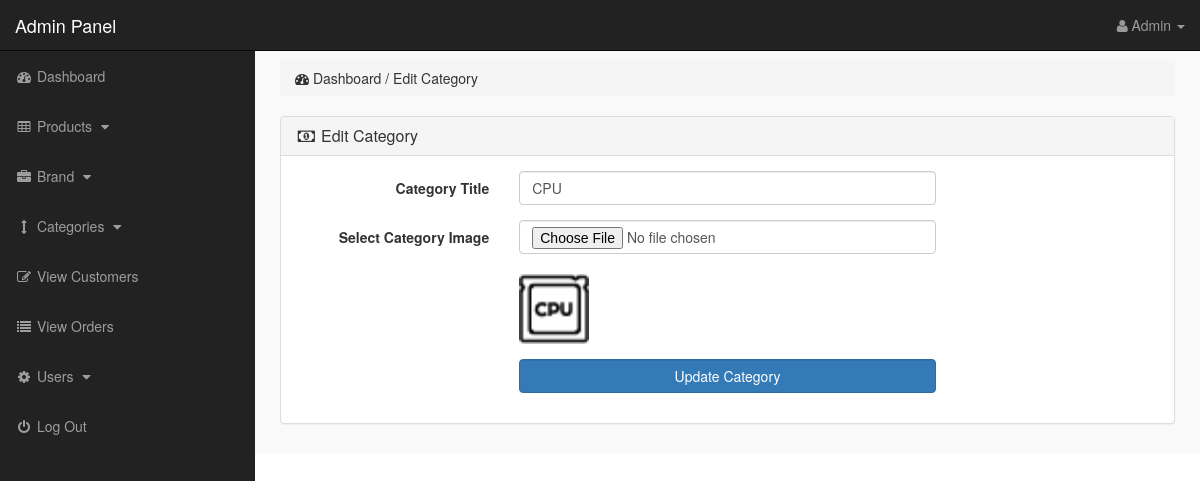
The page /admin/index.php?edit_cat=CPU (signed in) on the database its author committed.
### tables this page shows
CREATE TABLE `category` (
  `categoryId` varchar(3) NOT NULL,
  `categoryName` varchar(25) NOT NULL,
  `CateImage` varchar(50) NOT NULL,
  PRIMARY KEY (`categoryId`)
);

### admin/edit_cat.php (the view, shortened to what this page needs)
<?php
if(!isset($_SESSION['admin_email'])){
echo "<script>window.open('login.php','_self')</script>";
}
else {
?>
<?php
if(isset($_GET['edit_cat'])){
$edit_id = $_GET['edit_cat'];
$edit_cat = "select * from category where categoryId='$edit_id'";
$run_edit = mysqli_query($con,$edit_cat);
$row_edit = mysqli_fetch_array($run_edit);
$c_name = $row_edit['categoryName'];
$c_image = $row_edit['CateImage'];
}
?>
<div class="row">
<div class="col-lg-12">
<ol class="breadcrumb">
<li>
<i class="fa fa-dashboard"></i> Dashboard / Edit Category
</li>
</ol>
</div>
</div>
<div class="row">
<div class="col-lg-12">
<div class="panel panel-default">
<div class="panel-heading">
<h3 class="panel-title">
<i class="fa fa-money fa-fw"></i> Edit Category
</h3>
</div>
<div class="panel-body">
<form class="form-horizontal" action="" method="post" enctype="multipart/form-data">
<div class="form-group">
<label class="col-md-3 control-label">Category Title</label>
<div class="col-md-6">
<input type="text" name="categoryName" class="form-control" value="<?php echo $c_name; ?>">
</div>
</div>
<div class="form-group">
<label class="col-md-3 control-label">Select Category Image</label>
<div class="col-md-6">
<input type="file" name="CateImage" class="form-control">
<br>
<img src="other_images/<?php echo $c_image; ?>" width="70" height="70" >
</div>
</div>
<div class="form-group">
<label class="col-md-3 control-label"></label>
<div class="col-md-6">
<input type="submit" name="update" value="Update Category" class="btn btn-primary form-control">
</div>
</div>
</form>
</div>
</div>
</div>
</div>
<?php } ?>

### admin/includes/sidebar.php (shortened to what this page needs)
<?php
if(!isset($_SESSION['admin_email'])){
echo "<script>window.open('login.php','_self')</script>";
}
else {
?>
<nav class="navbar navbar-inverse navbar-fixed-top" >
<div class="navbar-header" >
<a class="navbar-brand" href="index.php?dashboard" >Admin Panel</a>
</div>
<ul class="nav navbar-right top-nav" >
<li class="dropdown" >
<a href="#" class="dropdown-toggle" data-toggle="dropdown" >
<i class="fa fa-user" ></i>
<?php echo $admin_name; ?> <b class="caret" ></b>
</a>
</li>
</ul>
<div class="collapse navbar-collapse navbar-ex1-collapse">
<ul class="nav navbar-nav side-nav">
<li>
<a href="index.php?dashboard">
<i class="fa fa-fw fa-dashboard"></i> Dashboard
</a>
</li>
<li>
<a href="#" data-toggle="collapse" data-target="#products">
<i class="fa fa-fw fa-table"></i> Products
<i class="fa fa-fw fa-caret-down"></i>
</a>
</li>
<li>
<a href="#" data-toggle="collapse" data-target="#brand">
<i class="fa fa-fw fa-briefcase"></i> Brand
<i class="fa fa-fw fa-caret-down"></i>
</a>
</li>
<li>
<a href="#" data-toggle="collapse" data-target="#cat">
<i class="fa fa-fw fa-arrows-v"></i> Categories
<i class="fa fa-fw fa-caret-down"></i>
</a>
</li>
<li>
<a href="index.php?view_customers">
<i class="fa fa-fw fa-edit"></i> View Customers
</a>
</li>
<li>
<a href="index.php?view_orders">
<i class="fa fa-fw fa-list"></i> View Orders
</a>
</li>
<li>
<a href="#" data-toggle="collapse" data-target="#users">
<i class="fa fa-fw fa-gear"></i> Users
<i class="fa fa-fw fa-caret-down"></i>
</a>
</li>
<li>
<a href="logout.php">
<i class="fa fa-fw fa-power-off"></i> Log Out
</a>
</li>
</ul>
</div>
</nav>
<?php } ?>

### admin/css/style.css (style rules this page uses)
body { margin-top:100px; }
@media (min-width: 768px) { body { margin-top:50px; } }
.top-nav { padding:0 15px; }
.top-nav>li { display:inline-block; float: left; }
.top-nav>li>a { padding-top:15px; padding-bottom:15px; line-height:20px; color:#999; }
@media (min-width: 768px) { .side-nav { position:fixed; top:51px; width:255px; border-radius:0; overflow-y:auto; background-color: #222; bottom:0; overflow-x:hidden; padding-bottom:40px; } }
@media (min-width: 768px) { .side-nav>li>a { width:255px; } }
.panel-body { border-radius:5px; }

### rows shown on the page
category: categoryName "CPU", CateImage (picture)

### other values the page prints
$admin_name "Admin"
